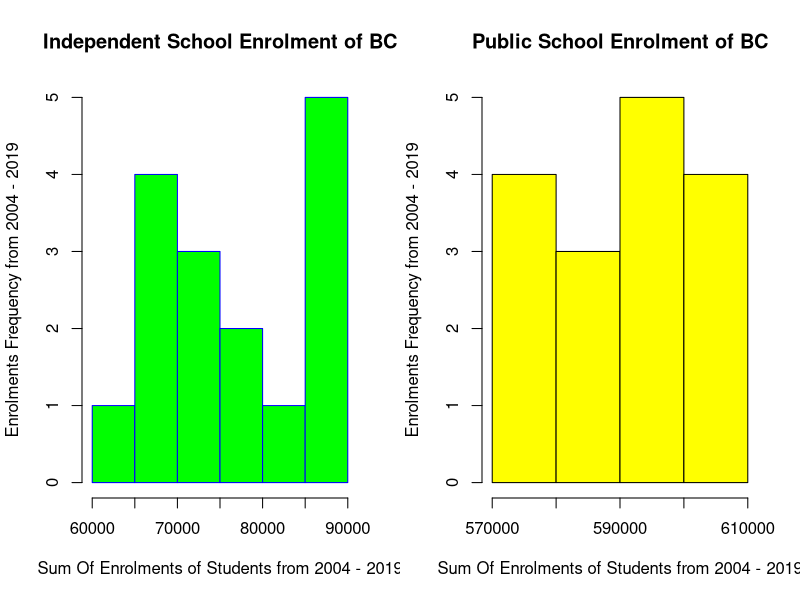

Reproduce this figure in R. (Note: this script raises an error after producing the figure.)
getwd()

setwd("C:\\Users\\dell\\Desktop\\R\\R Project") # Setting Path of Project Directory

library(readxl)  # Loading readxl Library to ready xl Files

dfxl = read_excel("enrolment_and_fte_2004_05-to-2019_20_updated.xlsx")

class(dfxl)

my_data_file = data.frame(dfxl)

class(my_data_file)

library("doBy") # finding meand and SD of all provinces and Districts.

#Question-1 : How many students enrolled in BC - District Level & Province Level from 2004 - 2019 ?.

summaryBy(TOTAL_ENROLMENT ~ SCHOOL_YEAR+ DATA_LEVEL + PUBLIC_OR_INDEPENDENT, data=my_data_file, FUN = c(sum, mean))




###############################################################################################################################


#Question: 2 Histogram of Province level Enrolment & District Level Enrolment.

myhist1 = summaryBy(TOTAL_ENROLMENT ~ SCHOOL_YEAR+ DATA_LEVEL + PUBLIC_OR_INDEPENDENT, data=my_data_file, FUN = c(sum, mean))

library("sqldf")

myhist1$TOTAL_ENROLMENT.sum

myhist2<- sqldf("select * from myhist1 where DATA_LEVEL like 'P%'")
myhist3<- sqldf("select * from myhist1 where DATA_LEVEL like 'D%'")

par(mfrow = c(1,2))
hist(myhist2$TOTAL_ENROLMENT.sum,
     main = "Independent School Enrolment of BC",
     xlab = "Sum Of Enrolments of Students from 2004 - 2019",
     ylab = "Enrolments Frequency from 2004 - 2019",
     border = "blue",
     col = "green")
hist(myhist3$TOTAL_ENROLMENT.sum,
     main = "Public School Enrolment of BC",
     xlab = "Sum Of Enrolments of Students from 2004 - 2019",
     ylab = "Enrolments Frequency from 2004 - 2019",
     border = "black",
     col = "yellow")


###############################################################################################################################



# Question:3 Which year had the lowest no. of Enrolments in School Level of BC Province.

total_sum_enrol = myhist2$TOTAL_ENROLMENT.sum + myhist3$TOTAL_ENROLMENT.sum

# 672676 666987 661196 666727 666485 673593 673936 664125 663557 660596 659400 654775 659320 665657 671451 679875

Provn_Enlorment = scan()

library(forecast)

Provn_Enlorment = ts(Provn_Enlorment, start = 2004) # Converting the raw data of Provn_Enlorment to Time Series

class(Provn_Enlorment) # Time Series.

# QUESTION Plot

dev.off()
plot(Provn_Enlorment,
     main = "Enrolments of Students in Province of BC",
     xlab = "Enrolments of Students from 2004 - 2019 ",
     ylab = "Sum of Enrolments ")


###############################################################################################################################

#Question:4 Which year had the Hightest no. of  Future Full Time Equivalent - FTE Enrolments in Schools of BC Province ?


T_FTE = summaryBy(TOTAL_FTE ~ SCHOOL_YEAR+ DATA_LEVEL + PUBLIC_OR_INDEPENDENT, data=my_data_file, FUN = c(sum, mean))

T_FTE_Prov <- sqldf("select * from T_FTE where DATA_LEVEL like 'P%'")
T_FTE_Dist <- sqldf("select * from T_FTE where DATA_LEVEL like 'D%'")

Total_Sum_FTE = T_FTE_Prov$TOTAL_FTE.sum + T_FTE_Dist$TOTAL_FTE.sum

# 639454.0 634690.3 624929.5 610715.7 616380.2 613044.4 617257.3 620292.9 615251.9 614342.1 616102.3 622249.9 630795.9 637570.3 644294.0 650169.9

FTE_Enlorment = scan()

FTE_Enlorment = ts(FTE_Enlorment, start = 2004) # Converting the raw data of Provn_Enlorment to Time Series

class(FTE_Enlorment) # Time Series.

dev.off()
plot(FTE_Enlorment,
     main = "Full Time Equivalent Enrolments of Students in Province of BC",
     xlab = "Enrolments of Students from 2004 - 2019 ",
     ylab = "Sum of Enrolments ")





#################################################################################################################




# Question 5 Using Pie chart display the Enrolment of Female & Male Student including FTE Students.


FE = summaryBy(FEMALE_ENROLMENT ~ SCHOOL_YEAR+ DATA_LEVEL, data=my_data_file, FUN = c(sum))
f1 = sum(FE$FEMALE_ENROLMENT.sum)

ME = summaryBy(MALE_ENROLMENT ~ SCHOOL_YEAR+ DATA_LEVEL, data=my_data_file, FUN = c(sum))
m1 = sum(ME$MALE_ENROLMENT.sum)

FFTE= summaryBy(FEMALE_FTE ~ SCHOOL_YEAR+ DATA_LEVEL, data=my_data_file, FUN = c(sum))
ff1 = sum(FFTE$FEMALE_FTE.sum)


MFTE = summaryBy(MALE_FTE ~ SCHOOL_YEAR+ DATA_LEVEL, data=my_data_file, FUN = c(sum))
mf1 = sum(MFTE$MALE_FTE.sum)

head(my_data_file)

library(ggplot2)

pie1 <- c(f1,m1,mf1,ff1)
pie_L <- c("Female Enrolment", "Male Enrolment","Male Full Time Eqvivalent.", "Female Full Time Eqvivalent.")
pct1 <- round(pie1/sum(pie1)*100)
lb1 <- paste(pie_L, pct1)
lb2 <- paste(lb1,"%",  sep="")
df = data.frame(pie1 = pie1,labels = lb2 )
ggplot(df,aes(x = factor(1),fill = labels))+
  geom_bar(width = 1)+
  coord_polar(theta = "y")+
  theme(axis.title = element_blank())

library(plotrix)

pie1 <- c(f1,m1,mf1,ff1)
pie_L <- c("Female Enrolment", "Male Enrolment","Male Full Time Eqv.", "Female Full Time Eqv.")
pct1 <- round(pie1/sum(pie1)*100)
lb1 <- paste(pie_L, pct1)
lb2 <- paste(lb1,"%",  sep="")
pie(pie1, labels = lb2, col=rainbow(length(lbls)),main="Male and Female Enrolment Pie Chart")



# par(mfrow = c(1,2))
# pie11 <- c(f1,m1,mf1,ff1)
# pie_L1 <- c("Female Enrol", "Male Enrol","Male FTE", "Female FTE")
# pct11 <- round(pie11/sum(pie11)*100)
# lb11 <- paste(pie_L1, pct11)
# lb22 <- paste(lb11,"%",  sep="")
# pie3D(pie1, labels = lb22,explode=0.1, main="Male and Female Enrolment Pie Chart")
#
# pie(pie1, labels = lb22, col=rainbow(length(lbls)),main="Male and Female Enrolment Pie Chart")




#################################################################################################################




#Question: 6 Display the Admission of BC - Province by each year independantly.


library(ggplot2)

# h1 = c(myhist2$TOTAL_ENROLMENT.sum)
# h2 =c(myhist3$TOTAL_ENROLMENT.sum)
# s1 = c(myhist1$SCHOOL_YEAR)
# h3 = h1 + h2
#
# bar1 = data.frame(School_Year = s1, Independent_School_Enrolment = h1, Public_School = h2, Total_Enrolment = h3)
#
# ggplot(data=bar1, aes(x=School_Year, y=Total_Enrolment)) +
#   geom_bar(stat="identity")

ggplot(data=myhist1, aes(x=SCHOOL_YEAR, y=TOTAL_ENROLMENT.sum)) +
  geom_bar(stat="identity")


#################################################################################################################




#Question 7 : Find the Co-relation between the Aborginal Enrolments and Aborginal FTE, Non-Aborginal and Non-Aborginal FTE?

#Lower Panel
lower.pan<-function(x, y){
  points(x,y, pch=19, col=c("red", "blue")[mycoll])
}
pairs(my_data_file[,14:17],lower.panel = lower.pan)


#upper panel
upper.pan<-function(x, y){
  points(x,y, pch=19, col=c("red", "blue")[mycoll])
}

pairs(my_data_file[,14:17],upper.panel = upper.pan)


pairs(my_data_file[,14:17], lower.panel = lower.pan, upper.panel = upper.pan)





#################################################################################################################



#QUESTION:8 How to forecast or precdict the Future Full Time Equivalent - FTE Enrolments?

par(mfrow=c(2,1))
holttrend_FTE = holt(FTE_Enlorment, h = 10)
plot(holttrend_FTE)


FTE_Enlorment_arima = auto.arima(FTE_Enlorment)
plot(forecast(FTE_Enlorment_arima, h = 10))
summary(FTE_Enlorment_arima)


#################################################################################################################



# QUESTION:9 How to forecast or precdict the Future Enrolments?

#using holt and arima model

par(mfrow=c(2,1))
holttrend = holt(Provn_Enlorment, h = 10)
plot(holttrend)


Provn_Enlormentarima = auto.arima(Provn_Enlorment)
plot(forecast(Provn_Enlormentarima, h = 10))
summary(Provn_Enlormentarima)


#################################################################################################################

#QUESTION:10 How to forecast using different model to make clear prediction?

holttrend1 = holt(Provn_Enlorment, h = 10)
arimafore = forecast(auto.arima(Provn_Enlorment), h = 10)
plot(holttrend1)
plot(arimafore)



holttrend_FTE1 = holt(FTE_Enlorment, h = 10)
arimafore_FTE1 = forecast(auto.arima(FTE_Enlorment), h = 10)
plot(holttrend_FTE1)
plot(arimafore_FTE1)



library(ggplot2)

par(mfrow=c(2,1))

# Forecast Lines as Comparison
autoplot(Provn_Enlorment) +
  forecast::autolayer(holttrend1$mean, series = "Holt Linear Trend") +
  forecast::autolayer(arimafore$mean, series = "ARIMA") +
  xlab("Years") + ylab("Enrolments of Students in Province of BC") +
  guides(colour=guide_legend(title="Forecast Method")) + theme(legend.position = c(0.8, 0.2)) +
  ggtitle("Forecast of Students Enrolment") + theme(plot.title=element_text(family="Times", hjust = 0.5, color = "blue",
                                                             face="bold", size=15))


autoplot(FTE_Enlorment) +
  forecast::autolayer(holttrend_FTE1$mean, series = "Holt Linear Trend") +
  forecast::autolayer(arimafore_FTE1$mean, series = "ARIMA") +
  xlab("Years") + ylab("Enrolments of Students in Province of BC") +
  guides(colour=guide_legend(title="Forecast Method")) + theme(legend.position = c(0.8, 0.2)) +
  ggtitle("Forecast of FTE Students Enrolment") + theme(plot.title=element_text(family="Times", hjust = 0.5, color = "red",
                                                                                face="bold", size=15))
